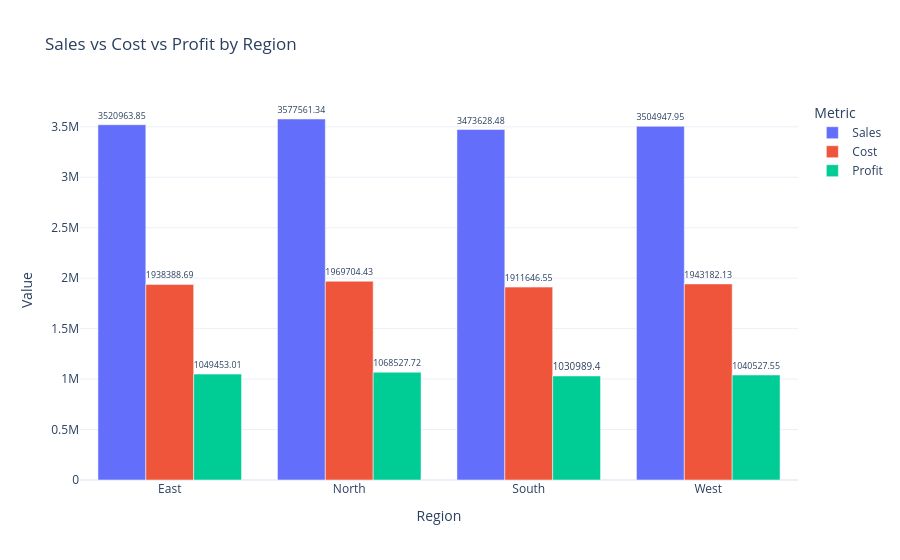

Here is the notebook cell this chart was saved with:
### Code cell
fig = px.bar(
    sales_melt,
    x='Region',
    y='Value',
    color='Metric',
    barmode='group',
    template='plotly_white',
    title='Sales vs Cost vs Profit by Region',
    text='Value'
)

fig.update_traces(textposition='outside')

fig.show()

### Figure 1 — Plotly figure (JSON) as saved in the notebook; plotly's stock layout.template omitted (floating-point values rounded to 4 significant figures)
{"data": [{"alignmentgroup": "True", "hovertemplate": "Metric=Sales<br>Region=%{x}<br>Value=%{text}<extra></extra>", "legendgroup": "Sales", "marker": {"color": "#636efa", "pattern": {"shape": ""}}, "name": "Sales", "offsetgroup": "Sales", "orientation": "v", "showlegend": true, "text": [3521000.0, 3578000.0, 3474000.0, 3505000.0], "textposition": "outside", "type": "bar", "x": ["East", "North", "South", "West"], "xaxis": "x", "y": [3521000.0, 3578000.0, 3474000.0, 3505000.0], "yaxis": "y"}, {"alignmentgroup": "True", "hovertemplate": "Metric=Cost<br>Region=%{x}<br>Value=%{text}<extra></extra>", "legendgroup": "Cost", "marker": {"color": "#EF553B", "pattern": {"shape": ""}}, "name": "Cost", "offsetgroup": "Cost", "orientation": "v", "showlegend": true, "text": [1938000.0, 1970000.0, 1912000.0, 1943000.0], "textposition": "outside", "type": "bar", "x": ["East", "North", "South", "West"], "xaxis": "x", "y": [1938000.0, 1970000.0, 1912000.0, 1943000.0], "yaxis": "y"}, {"alignmentgroup": "True", "hovertemplate": "Metric=Profit<br>Region=%{x}<br>Value=%{text}<extra></extra>", "legendgroup": "Profit", "marker": {"color": "#00cc96", "pattern": {"shape": ""}}, "name": "Profit", "offsetgroup": "Profit", "orientation": "v", "showlegend": true, "text": [1049000.0, 1069000.0, 1031000.0, 1041000.0], "textposition": "outside", "type": "bar", "x": ["East", "North", "South", "West"], "xaxis": "x", "y": [1049000.0, 1069000.0, 1031000.0, 1041000.0], "yaxis": "y"}], "layout": {"barmode": "group", "legend": {"title": {"text": "Metric"}, "tracegroupgap": 0}, "title": {"text": "Sales vs Cost vs Profit by Region"}, "xaxis": {"anchor": "y", "domain": [0, 1], "title": {"text": "Region"}}, "yaxis": {"anchor": "x", "domain": [0, 1], "title": {"text": "Value"}}}}
